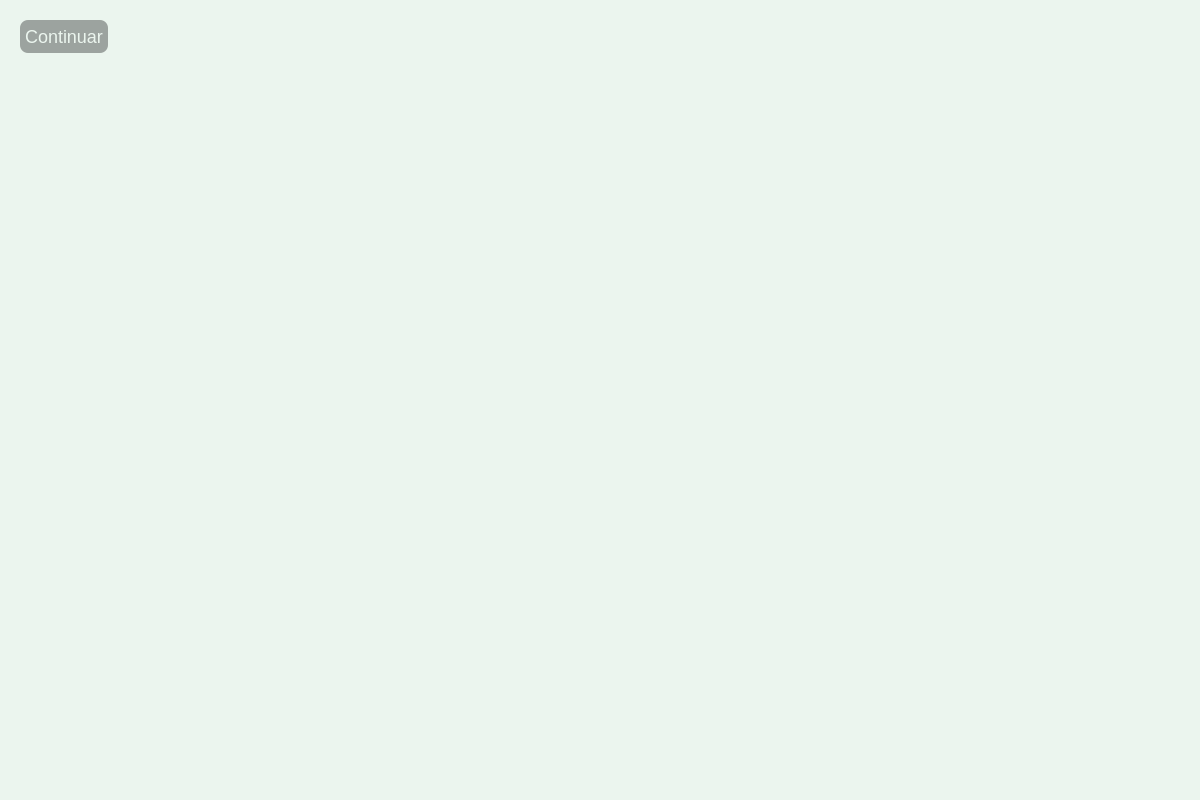
<?xml version="1.0" encoding="UTF-8"?>
<ui version="4.0">
 <class>PreGame</class>
 <widget class="QWidget" name="PreGame">
  <property name="geometry">
   <rect>
    <x>0</x>
    <y>0</y>
    <width>1200</width>
    <height>800</height>
   </rect>
  </property>
  <property name="windowTitle">
   <string>Loading Game</string>
  </property>
  <property name="windowIcon">
   <iconset resource="imgresources.qrc">
    <normaloff>:/img/isotipo.png</normaloff>:/img/isotipo.png</iconset>
  </property>
  <property name="styleSheet">
   <string notr="true">background-color: rgb(235, 245, 238);</string>
  </property>
  <widget class="QPushButton" name="playGame">
   <property name="geometry">
    <rect>
     <x>20</x>
     <y>20</y>
     <width>88</width>
     <height>33</height>
    </rect>
   </property>
   <property name="styleSheet">
    <string notr="true">background-color: rgb(156, 163, 159);
border: none;
border-radius: 8px;

color: rgb(235, 245, 238);
font-size: 18px;
</string>
   </property>
   <property name="text">
    <string>Continuar</string>
   </property>
  </widget>
 </widget>
 <resources>
  <include location="imgresources.qrc"/>
 </resources>
 <connections/>
</ui>
